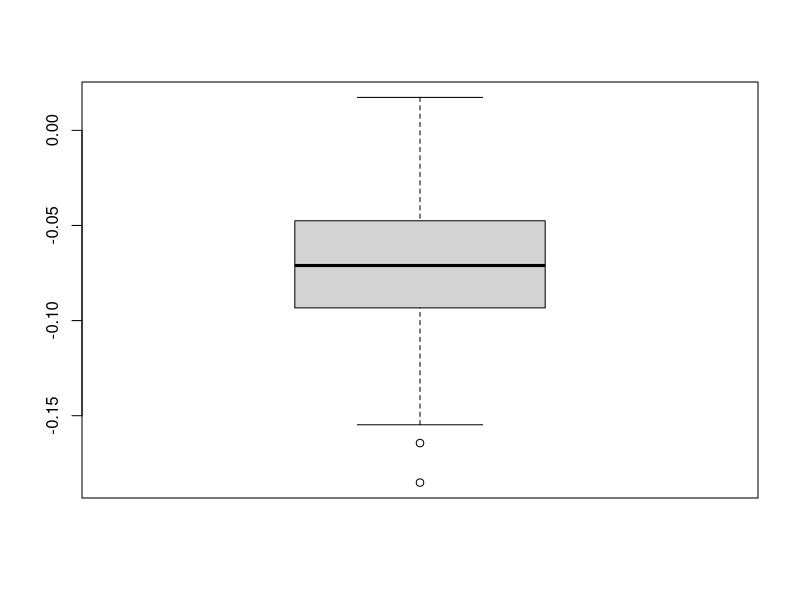
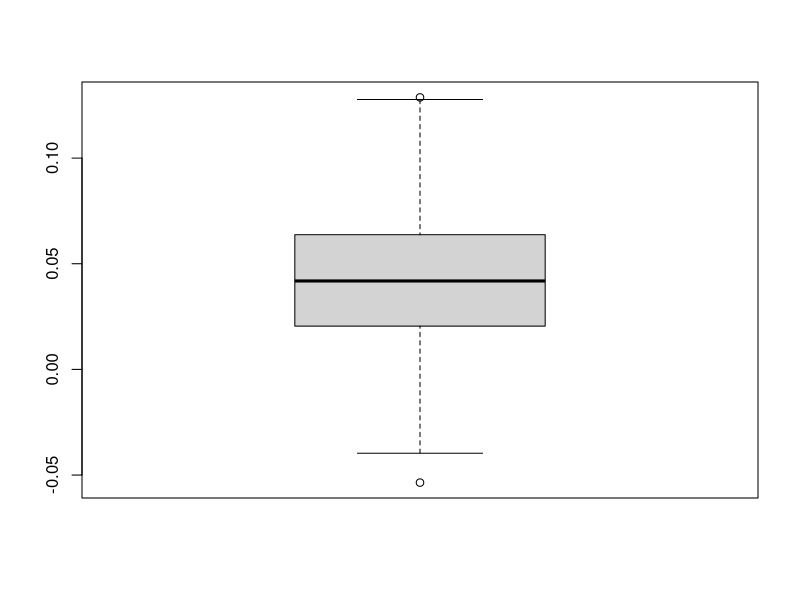
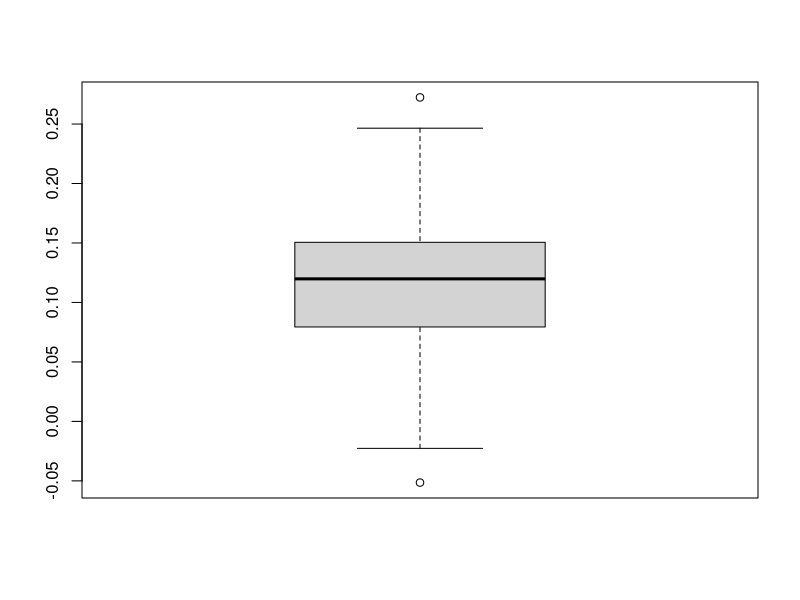
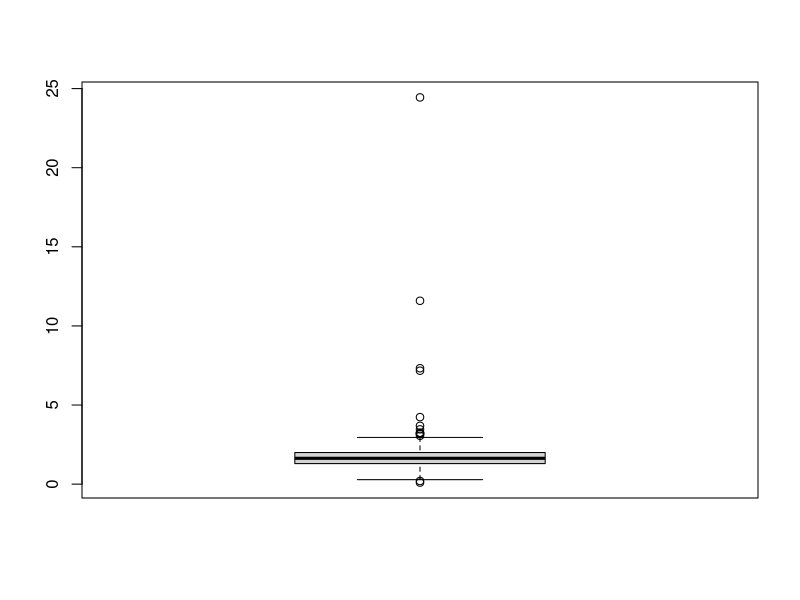
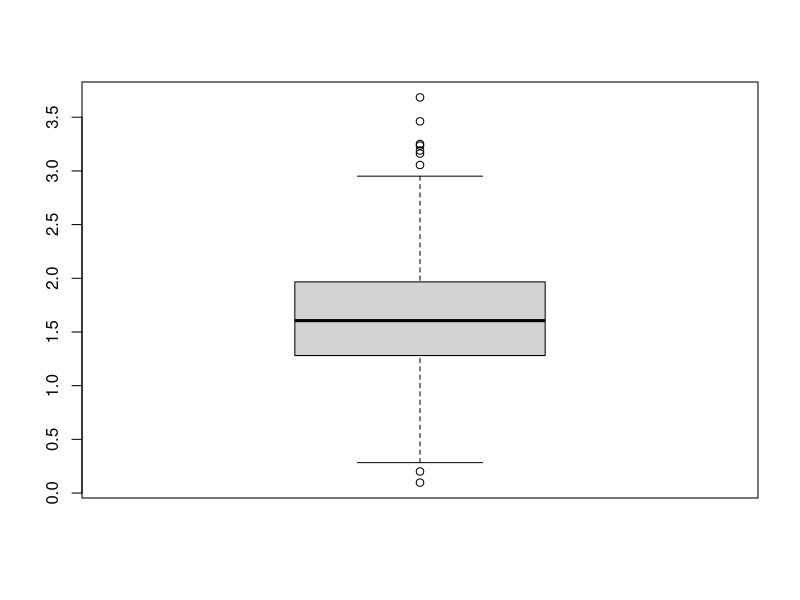
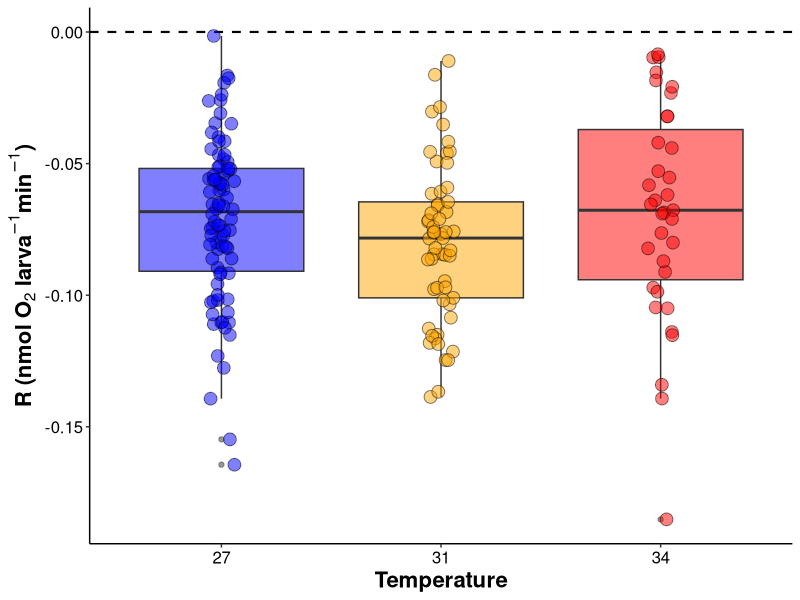
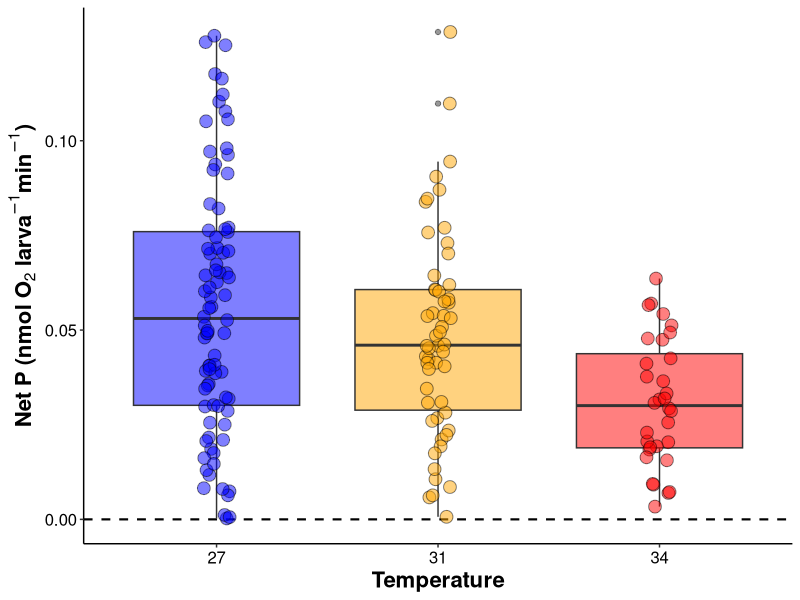
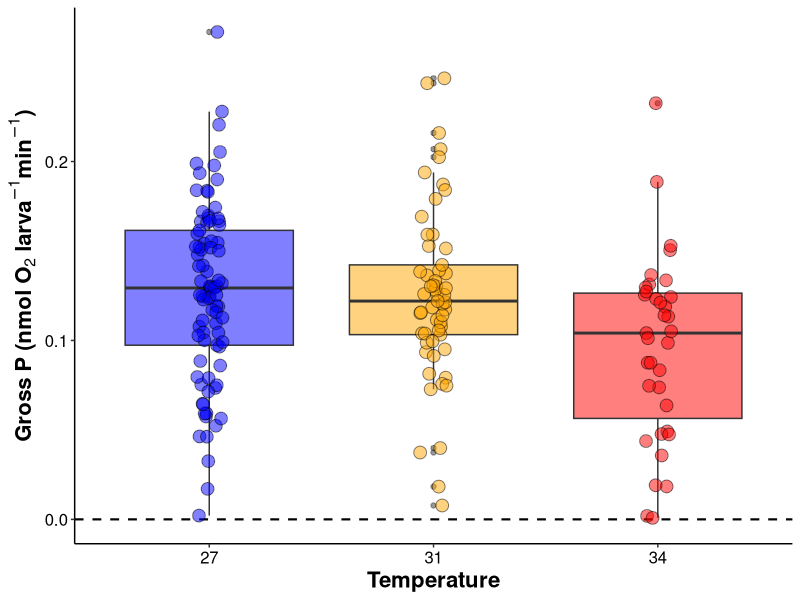

Here is the R script that generated these plots, in order:
## ---- chunk 1
knitr::opts_chunk$set(echo = TRUE, warning = FALSE, message = FALSE)
## ---- chunk 2
## install packages if you dont already have them in your library
if ("tidyverse" %in% rownames(installed.packages()) == 'FALSE') install.packages('tidyverse') 
if ("car" %in% rownames(installed.packages()) == 'FALSE') install.packages('car') 
if ("lme4" %in% rownames(installed.packages()) == 'FALSE') install.packages('lme4') 
if ("lmerTest" %in% rownames(installed.packages()) == 'FALSE') install.packages('lmerTest') 
if ("scales" %in% rownames(installed.packages()) == 'FALSE') install.packages('scales') 
if ("cowplot" %in% rownames(installed.packages()) == 'FALSE') install.packages('cowplot') 
if ("ggplot2" %in% rownames(installed.packages()) == 'FALSE') install.packages('ggplot2') 
if ("effects" %in% rownames(installed.packages()) == 'FALSE') install.packages('effects') 
if ("emmeans" %in% rownames(installed.packages()) == 'FALSE') install.packages('emmeans') 
if ("multcomp" %in% rownames(installed.packages()) == 'FALSE') install.packages('multcomp') 

#load packages
library("ggplot2")
library("tidyverse")
library('car')
library('lme4')
library('lmerTest')
library('scales')
library('cowplot')
library('effects')
library('emmeans')
library('multcomp')
## ---- chunk 3
PRdata<-read.csv("Pacu2021/Output/Respiration/PR/oxygen_P_R_calc.csv") #load data
## ---- chunk 4
#remove all rows of wells that did not have samples or blanks
PRdata<-PRdata[!is.na(PRdata$Type),]

#format columns
PRdata$Temperature<-as.factor(PRdata$Temperature)
PRdata$Plate<-as.factor(PRdata$Plate)
PRdata$Run<-as.factor(PRdata$Run)
## ---- chunk 5
PRdata$ratio<-abs(PRdata$GP.nmol.org.min)/abs(PRdata$R.nmol.org.min) #calculate ratio with absolute values
#remove outliers detected by values of P:R ratio data
## ---- chunk 6
boxplot(PRdata$R.nmol.org.min)
boxplot(PRdata$P.nmol.org.min)
boxplot(PRdata$GP.nmol.org.min)
boxplot(PRdata$ratio)
PRdata<-PRdata%>%filter(ratio < 4) #filter out outlier for PR ratio
boxplot(PRdata$ratio)
## ---- chunk 7
r_plot<-PRdata %>%
    group_by(Temperature)%>%
    filter(R.nmol.org.min<0)%>%
    #summarise(mean=mean(R.nmol.org.min), sd=sd(R.nmol.org.min), N=length(R.nmol.org.min), se=sd/sqrt(N))%>%
    ggplot(., aes(x = as.factor(Temperature), y = R.nmol.org.min, group=Temperature)) +
    #facet_wrap(~Date)+
    geom_hline(yintercept=0, linetype="dashed", color="black", size=0.75)+
    #geom_line(position=position_dodge(0.2), size=1.3, aes(color=Temperature, group=Temperature)) +
    geom_boxplot(aes(fill=Temperature, group=Temperature), alpha=0.5)+
    geom_point(aes(fill=Temperature, group=Temperature), pch = 21, size=4, alpha=0.5, position = position_jitterdodge(0.3)) + 
    #geom_errorbar(aes(ymin=mean-se, ymax=mean+se, group=Temperature), width=0, linetype="solid", position=position_dodge(0.2), size=1.3, color="black")+
    xlab("Temperature") + 
    scale_fill_manual(name="Temperature", values=c("blue","orange", "red"))+
    scale_color_manual(name="Temperature", values=c("blue","orange", "red"))+
    ylab(expression(bold(paste("R (nmol ", O[2], " larva"^-1, "min"^-1, ")")))) +
    #scale_y_continuous(limits=c(-0.2, 0.06), labels = scales::number_format(accuracy = 0.01, decimal.mark = '.'))+
    theme_classic() + 
    theme(
      legend.position="none",
      axis.title=element_text(face="bold", size=16),
      axis.text=element_text(size=12, color="black"), 
      legend.title=element_text(face="bold", size=14), 
      legend.text=element_text(size=12)
      ); r_plot

#ggsave("Pacu2021/Figures/Respiration/PR/Respiration.png", r_plot, dpi=300, w=4, h=5, units="in")
## ---- chunk 8
p_plot<-PRdata %>%
    group_by(Temperature)%>%
    filter(P.nmol.org.min>0)%>%
    #summarise(mean=mean(P.nmol.org.min), sd=sd(P.nmol.org.min), N=length(P.nmol.org.min), se=sd/sqrt(N))%>%
    ggplot(., aes(x = as.factor(Temperature), y = P.nmol.org.min, group=Temperature)) +
    #facet_wrap(~Date)+
    geom_hline(yintercept=0, linetype="dashed", color="black", size=0.75)+
    #geom_line(position=position_dodge(0.2), size=1.3, aes(color=Temperature, group=Temperature)) +
    geom_boxplot(aes(fill=Temperature, group=Temperature), alpha=0.5)+
    geom_point(aes(fill=Temperature, group=Temperature), pch = 21, size=4, alpha=0.5, position = position_jitterdodge(0.3)) + 
    #geom_errorbar(aes(ymin=mean-se, ymax=mean+se, group=Temperature), width=0, linetype="solid", position=position_dodge(0.2), size=1.3, color="black")+
    xlab("Temperature") + 
    scale_fill_manual(name="Temperature", values=c("blue","orange", "red"))+
    scale_color_manual(name="Temperature", values=c("blue","orange", "red"))+
    ylab(expression(bold(paste("Net P (nmol ", O[2], " larva"^-1, "min"^-1, ")")))) +
    #scale_y_continuous(limits=c(-0.005, 0.03), labels = scales::number_format(accuracy = 0.01, decimal.mark = '.'))+
    theme_classic() + 
    theme(
      legend.position="none",
      axis.title=element_text(face="bold", size=16),
      axis.text=element_text(size=12, color="black"), 
      legend.title=element_text(face="bold", size=14), 
      legend.text=element_text(size=12)
      ); p_plot

#ggsave("Pacu2021/Figures/Respiration/PR/NetPhotosynthesis.png", p_plot, dpi=300, w=4, h=5, units="in")
## ---- chunk 9
gp_plot<-PRdata %>%
    group_by(Temperature)%>%
    filter(GP.nmol.org.min>0)%>%
    #summarise(mean=mean(GP.nmol.org.min), sd=sd(GP.nmol.org.min), N=length(GP.nmol.org.min), se=sd/sqrt(N))%>%
    ggplot(., aes(x = as.factor(Temperature), y = GP.nmol.org.min, group=Temperature)) +
    #facet_wrap(~Date)+
    geom_hline(yintercept=0, linetype="dashed", color="black", size=0.75)+
    #geom_line(position=position_dodge(0.2), size=1.3, aes(color=Temperature, group=Temperature)) +
    geom_boxplot(aes(fill=Temperature, group=Temperature), alpha=0.5)+
    geom_point(aes(fill=Temperature, group=Temperature), pch = 21, size=4, alpha=0.5, position = position_jitterdodge(0.3)) + 
    #geom_errorbar(aes(ymin=mean-se, ymax=mean+se, group=Temperature), width=0, linetype="solid", position=position_dodge(0.2), size=1.3, color="black")+
    xlab("Temperature") + 
    scale_fill_manual(name="Temperature", values=c("blue","orange", "red"))+
    scale_color_manual(name="Temperature", values=c("blue","orange", "red"))+
    ylab(expression(bold(paste("Gross P (nmol ", O[2], " larva"^-1, "min"^-1, ")")))) +
    #scale_y_continuous(limits=c(-0.005, 0.05), labels = scales::number_format(accuracy = 0.01, decimal.mark = '.'))+
    theme_classic() + 
    theme(
      legend.position="none",
      axis.title=element_text(face="bold", size=16),
      axis.text=element_text(size=12, color="black"), 
      legend.title=element_text(face="bold", size=14), 
      legend.text=element_text(size=12)
      ); gp_plot

#ggsave("Pacu2021/Figures/Respiration/PR/GrossPhotosynthesis.png", gp_plot, dpi=300, w=4, h=5, units="in")
## ---- chunk 10
pr_plot<-PRdata %>%
    group_by(Temperature)%>%
    filter(R.nmol.org.min<0)%>%
    filter(P.nmol.org.min>0)%>%
    #summarise(mean=mean(ratio), sd=sd(ratio), N=length(ratio), se=sd/sqrt(N))%>%
    ggplot(., aes(x = as.factor(Temperature), y = ratio, group=Temperature)) +
    #facet_wrap(~Date)+
    geom_hline(yintercept=1, linetype="dashed", color="black", size=0.75)+
    #geom_line(position=position_dodge(0.2), size=1.3, aes(color=Temperature, group=Temperature)) +
    geom_boxplot(aes(fill=Temperature, group=Temperature), alpha=0.5)+
    geom_point(aes(fill=Temperature, group=Temperature), pch = 21, size=4, alpha=0.5, position = position_jitterdodge(0.3)) + 
    #geom_errorbar(aes(ymin=mean-se, ymax=mean+se, group=Temperature), width=0, linetype="solid", position=position_dodge(0.2), size=1.3, color="black")+ size=1.3, color="black")+
    xlab("Temperature") + 
    scale_fill_manual(name="Temperature", values=c("blue","orange", "red"))+
    scale_color_manual(name="Temperature", values=c("blue","orange", "red"))+
    ylab(expression(bold(paste("P:R")))) +
    #scale_y_continuous(limits=c(0.8, 3), labels = scales::number_format(accuracy = 0.01, decimal.mark = '.'))+
    theme_classic() + 
    theme(
      legend.position="none",
      axis.title=element_text(face="bold", size=16),
      axis.text=element_text(size=12, color="black"), 
      legend.title=element_text(face="bold", size=14), 
      legend.text=element_text(size=12)
      ); pr_plot

#ggsave("Pacu2021/Figures/Respiration/PR/PRratio.png", pr_plot, dpi=300, w=4, h=5, units="in")
## ---- chunk 11
full_fig<-plot_grid(r_plot, p_plot, gp_plot, pr_plot, ncol=4, nrow=1, rel_heights= c(1,1,1,1), rel_widths = c(1,1,1,1.2), label_y=1, align="h")

ggsave(filename="Pacu2021/Figures/Respiration/PR/respirometry_fig.png", plot=full_fig, dpi=500, width=18, height=6, units="in")
## ---- chunk 12
PRdata$Temperature<-as.factor(PRdata$Temperature)
PRdata$Date<-as.factor(PRdata$Date)
PRdata$Run<-as.factor(PRdata$Run)
## ---- chunk 13
hist(PRdata$R.nmol.org.min)
## ---- chunk 14
#Rmodel1<-aov(R.nmol.org.min~Temperature*Date, data=PRdata) 
Rmodel1<-aov(R.nmol.org.min~Temperature, data=PRdata) #run as random
summary(Rmodel1)
## ---- chunk 15
qqPlot(residuals(Rmodel1))
leveneTest(residuals(Rmodel1)~Temperature, data=PRdata)
## ---- chunk 16
Pmodel1<-aov(P.nmol.org.min~Temperature, data=PRdata) #run nested within day
summary(Pmodel1)
## ---- chunk 17
qqPlot(residuals(Pmodel1))
leveneTest(residuals(Pmodel1)~Temperature, data=PRdata)
## ---- chunk 18
emm<-emmeans(Pmodel1, ~Temperature)
pairs(emm)
## ---- chunk 19
GPmodel1<-aov(GP.nmol.org.min~Temperature, data=PRdata) #run nested within day
summary(GPmodel1)
## ---- chunk 20
qqPlot(residuals(GPmodel1))
leveneTest(residuals(GPmodel1)~Temperature, data=PRdata)
## ---- chunk 21
emm<-emmeans(GPmodel1, ~Temperature)
pairs(emm)
## ---- chunk 22
PRmodel1<-aov(ratio~Temperature, data=PRdata) #run as random
summary(PRmodel1)
## ---- chunk 23
qqPlot(residuals(PRmodel1))
leveneTest(residuals(PRmodel1)~Temperature, data=PRdata)
## ---- chunk 24
emm<-emmeans(PRmodel1, ~Temperature)
pairs(emm)
## ---- chunk 25
summary<-PRdata%>%
  group_by(Temperature)%>%
  filter(R.nmol.org.min<0)%>%
  filter(P.nmol.org.min>0)%>%
  filter(GP.nmol.org.min>0)%>%
  summarise(N=length(R.nmol.org.min),
            Mean_R=mean(R.nmol.org.min), 
            SE_R=sd(R.nmol.org.min)/sqrt(length(R.nmol.org.min)),
            Mean_P=mean(P.nmol.org.min), 
            SE_P=sd(P.nmol.org.min)/sqrt(length(P.nmol.org.min)),
            Mean_GP=mean(GP.nmol.org.min), 
            SE_GP=sd(GP.nmol.org.min)/sqrt(length(GP.nmol.org.min)),
            Mean_PR=mean(ratio), 
            SE_PR=sd(ratio)/sqrt(length(ratio)))

summary%>%
  write_csv(., "Pacu2021/Output/Respiration/PR/mean_respiration.csv")
